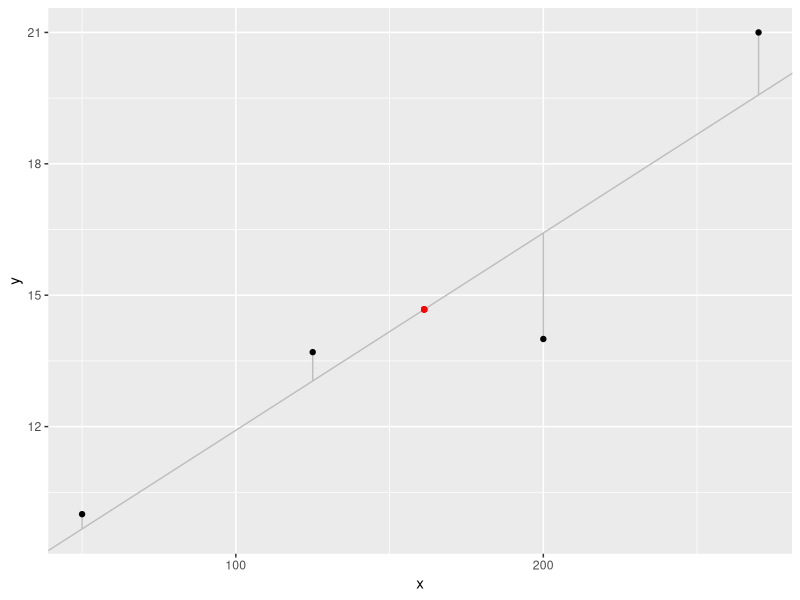
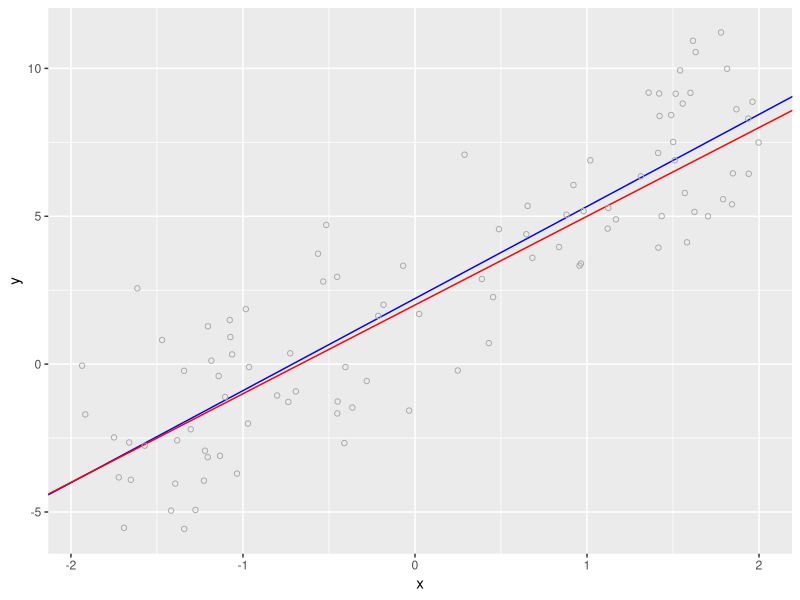
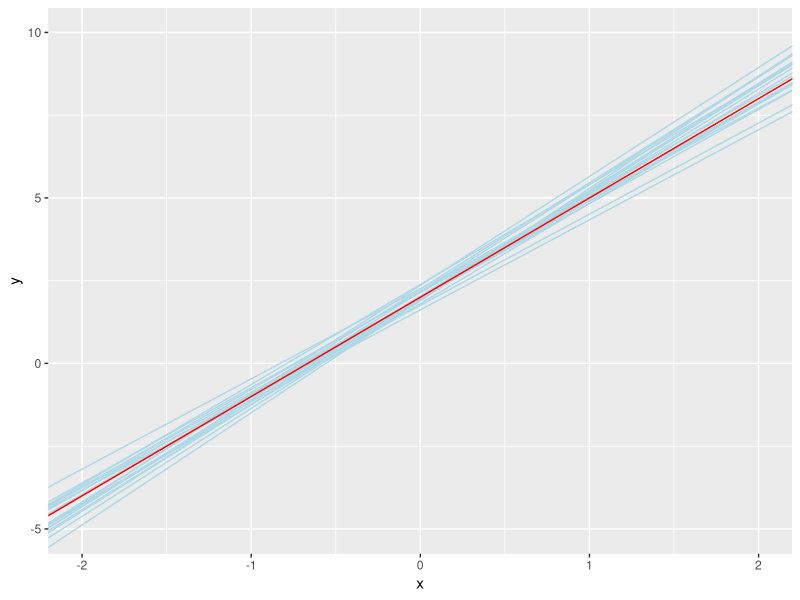

Here is the R script that generated these plots, in order:
### ISLR Chapter 3 Linear Regression



### pp. 61-62
library(tidyverse)

obs_df <- data.frame(x=c(50, 125, 200, 270),
                     y=c(10, 13.7, 14, 21))

x_bar <- mean(obs_df$x)
y_bar <- mean(obs_df$y)

b1_hat <- sum((obs_df$x - x_bar)*(obs_df$y - y_bar))/sum((obs_df$x - x_bar)^2)
b0_hat <- y_bar - b1_hat*x_bar

obs_df <- obs_df %>% mutate(y_hat = b0_hat + b1_hat*x,
                  e = y-y_hat)

obs_df %>% ggplot(aes(x,y)) +
    geom_abline(slope=b1_hat, intercept=b0_hat, color="grey") +
    geom_segment(aes(x=x,xend=x,y=y_hat,yend=y), color="grey") +
    geom_point() +
    geom_point(aes(x=x_bar, y=y_bar), colour="red")
    
linearMod <- lm(y ~ x, data=obs_df)
summary(linearMod)
sum(resid(linearMod)^2)
sum(obs_df$e^2)



### pp. 63-64, Figure 3.3
library(tidyverse)
### Plot population regression line, least squares line and data points
### First create 100 random sample points in a data frame
x <- runif(100,-2,2)
y_base <- 2 + 3*x
error <- rnorm(n=length(y_base),sd=2)
y <- y_base + error
obs_df <- data.frame(x=x, y=y)

linreg <- lm(y ~ x, data=obs_df)
int_coef <- coef(linreg)[1]   ## intercept coefficient
slope_coef <-coef(linreg)[2]  ## slope coefficient

obs_df %>% ggplot(aes(x,y)) +
    geom_abline(slope=slope_coef, intercept=int_coef, color="blue") +
    geom_abline(slope=3, intercept=2, color="red") +
    geom_point(shape=1, color="darkgrey")

### Plot population regression line and least squares lines
### for 20 different samples
coefs <- replicate(20,{
    x <- runif(100,-2,2)
    y_base <- 2 + 3*x
    error <- rnorm(n=length(y_base),sd=2)
    y <- y_base + error
    obs_df <- data.frame(x=x, y=y)
    linreg <- lm(y ~ x, data=obs_df)
    int_coef <- coef(linreg)[1]
    slope_coef <-coef(linreg)[2]
    c(int_coef,slope_coef)
})
int_coefs <- coefs[1,]
slope_coefs <- coefs[2,]
coef_df <- data.frame(slope=slope_coefs, intercept=int_coefs)

obs_df <- data.frame(x=c(-2,2), y=c(-5,10)) ## set the corners for the plot
obs_df %>% ggplot(aes(x,y)) +
    geom_blank() + 
    geom_abline(slope=coef_df$slope,
                intercept=coef_df$intercept, color="lightblue") +
    geom_abline(slope=3, intercept=2, color="red")
